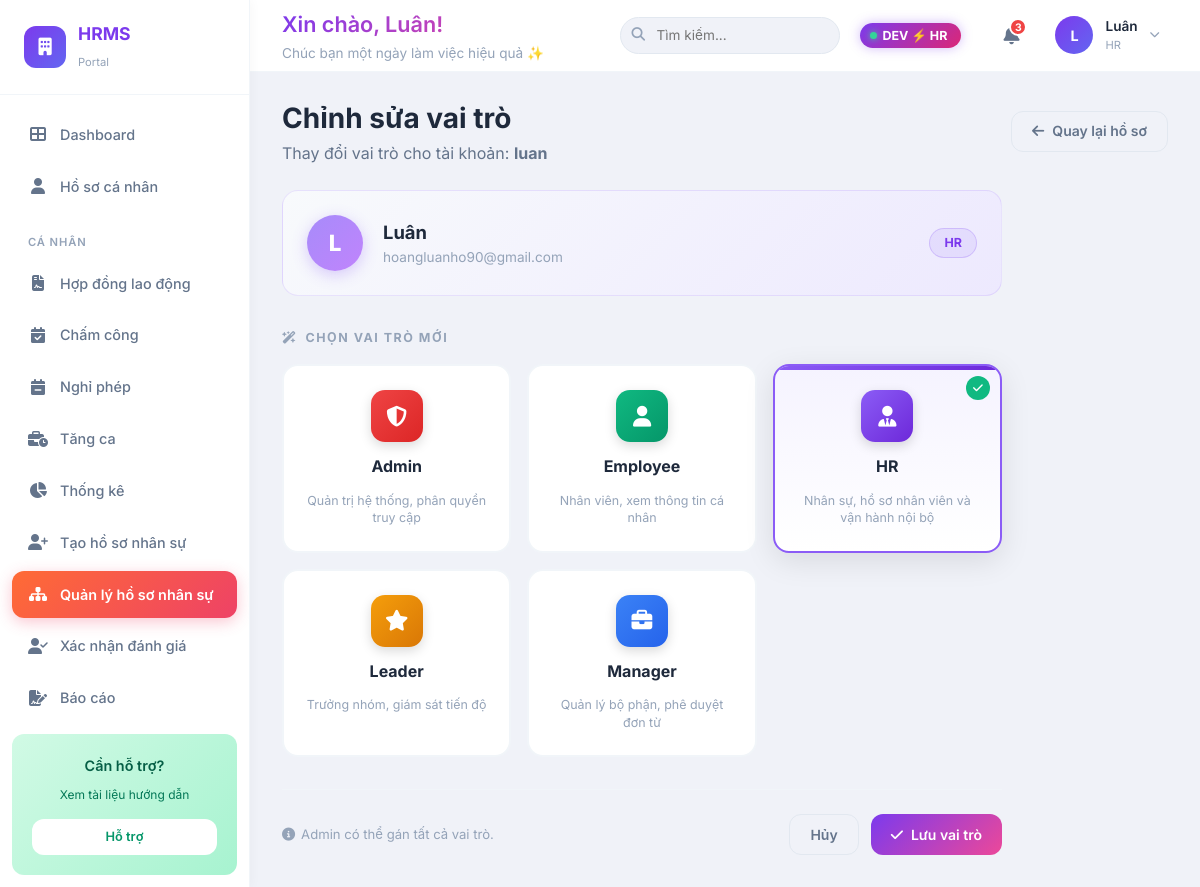
Page /users/2/assign-role/ (signed in) on the committed database.
### accounts/models/account_model.py (models this page shows, shortened)
class UserProfile(models.Model):
    user = models.OneToOneField(
        User,
        on_delete=models.CASCADE,
        related_name="profile",
        help_text="Django user that owns this profile.",
    )
    role = models.ForeignKey(
        Role,
        on_delete=models.SET_NULL,
        null=True,
        blank=True,
        related_name="users",
        help_text="System role used for interface and access control.",
    )
    permissions = models.ManyToManyField(
        CustomPermission,
        blank=True,
        related_name="users",
        help_text="Custom permissions assigned independently from role.",
    )
    full_name = models.CharField(
        max_length=255,
        blank=True,
        null=True,
        default="",
        help_text="Full name from registration.",
    )
    employee_id = models.CharField(
        max_length=50,
        unique=True,
        help_text="Unique employee ID.",
    )
    class Meta:
        ordering = ["user__username"]

### accounts/models/role_model.py (models this page shows, shortened)
class Role(models.Model):
    ADMIN = "admin"
    HR = "hr"
    MANAGER = "manager"
    LEADER = "leader"
    EMPLOYEE = "employee"
    ROLE_CHOICES = [
        (ADMIN, "Admin"),
        (HR, "HR"),
        (MANAGER, "Manager"),
        (LEADER, "Leader"),
        (EMPLOYEE, "Employee"),
    ]
    name = models.CharField(
        max_length=50,
        unique=True,
        choices=ROLE_CHOICES,
        help_text="Tên vai trò (VD: 'admin', 'manager').",
    )
    description = models.TextField(
        blank=True,
        default="",
        help_text="Mô tả vai trò này làm gì.",
    )
    class Meta:
        ordering = ["name"]

### employee_profiles/views/profile_views.py (the view, shortened to what this page needs)
# urls.py: path('users/<int:user_id>/assign-role/', hr_assign_role_view, name='hr_assign_role'),
@login_required
@user_passes_test(can_manage_work_info)
def hr_assign_role_view(request, user_id):
    target_user = get_object_or_404(User, pk=user_id)
    profile = ensure_profile(target_user)
    editor_is_admin = is_admin_user(request.user)
    if editor_is_admin:
        available_roles = Role.objects.all()
    else:
        available_roles = Role.objects.exclude(name=Role.ADMIN)
    return render(request, 'employee_profiles/hr_assign_role.html', {
        'target_user': target_user,
        'profile': profile,
        'available_roles': available_roles,
        'active_page': 'users',
        'editor_is_admin': editor_is_admin,
    })

### accounts/services/account/account_info_service.py (called while the page is built)
def ensure_profile(user):
    profile, created = UserProfile.objects.get_or_create(user=user)
    return profile

### accounts/services/permission/access_control_service.py (called while the page is built)
def has_admin_business_access(user):
    role_name = get_user_role_name(user)
    return role_name == Role.ADMIN or (
        user.is_authenticated and user.is_superuser and not role_name
    )

def can_manage_work_info(user):
    return has_admin_business_access(user) or user_has_role(user, Role.HR)

### accounts/services/permission/role_service.py (called while the page is built)
def get_user_role_name(user):
    if not user.is_authenticated:
        return ""
    try:
        role = user.profile.role
    except UserProfile.DoesNotExist:
        return ""
    return role.name.lower() if role and role.name else ""

def user_has_role(user, *role_names):
    normalized_roles = {role.lower() for role in role_names}
    return get_user_role_name(user) in normalized_roles

def is_admin_user(user):
    if not user.is_authenticated:
        return False
    if user.is_superuser:
        return True
    return get_user_role_name(user) == Role.ADMIN

### employee_profiles/templates/employee_profiles/hr_assign_role.html (shortened to what this page needs)
{% extends 'accounts/base_dashboard.html' %}
{% block content %}
<div class="page-header animate-fade">
    <div>
        <h1>Chỉnh sửa vai trò</h1>
        <p class="text-secondary">Thay đổi vai trò cho tài khoản: <strong>{{ target_user.username }}</strong></p>
    </div>
    <a href="{% url 'hr_view_profile' target_user.id %}" class="btn btn-secondary">
        <i class="fa-solid fa-arrow-left"></i> Quay lại hồ sơ
    </a>
</div>
<div class="role-picker-wrapper animate-fade">
    <div class="rp-user-banner">
        <div class="rp-avatar">{{ target_user.username|make_list|first|upper }}</div>
        <div>
            <div class="rp-user-name">{{ profile.full_name|default:target_user.username }}</div>
            <div class="rp-user-email">{{ target_user.email|default:"Chưa có email" }}</div>
        </div>
        <div class="rp-user-current">
            {% if profile.role %}
                {{ profile.role.get_name_display }}
            {% else %}
                Chưa gán
            {% endif %}
        </div>
    </div>
    <div class="rp-section-title">
        <i class="fa-solid fa-wand-magic-sparkles"></i> Chọn vai trò mới
    </div>
    <form method="post" novalidate id="roleForm">
        <div class="rp-grid">
            {% for role in available_roles %}
            <div class="rp-card {% if profile.role and profile.role.pk == role.pk %}selected{% endif %}"
                 data-role="{{ role.name }}"
                 data-role-id="{{ role.pk }}"
                 onclick="pickRole(this)">
                <div class="rp-check"><i class="fa-solid fa-check"></i></div>
                <div class="rp-icon">
                    {% if role.name == 'admin' %}
                        <i class="fa-solid fa-shield-halved"></i>
                    {% elif role.name == 'hr' %}
                        <i class="fa-solid fa-user-tie"></i>
                    {% elif role.name == 'manager' %}
                        <i class="fa-solid fa-briefcase"></i>
                    {% elif role.name == 'leader' %}
                        <i class="fa-solid fa-star"></i>
                    {% else %}
                        <i class="fa-solid fa-user"></i>
                    {% endif %}
                </div>
                <div class="rp-card-title">{{ role.get_name_display }}</div>
                <div class="rp-card-desc">
                    {% if role.name == 'admin' %}
                        Quản trị hệ thống, phân quyền truy cập
                    {% elif role.name == 'hr' %}
                        Nhân sự, hồ sơ nhân viên và vận hành nội bộ
                    {% elif role.name == 'manager' %}
                        Quản lý bộ phận, phê duyệt đơn từ
                    {% elif role.name == 'leader' %}
                        Trưởng nhóm, giám sát tiến độ
                    {% else %}
                        Nhân viên, xem thông tin cá nhân
                    {% endif %}
                </div>
            </div>
            {% endfor %}
        </div>
        <div class="rp-footer">
            <div class="rp-hint">
                <i class="fa-solid fa-circle-info"></i>
                {% if editor_is_admin %}
                    Admin có thể gán tất cả vai trò.
                {% else %}
                    HR có thể gán: Employee, Leader, Manager, HR.
                {% endif %}
            </div>
            <div class="rp-actions">
                <a href="{% url 'hr_view_profile' target_user.id %}" class="btn btn-secondary">Hủy</a>
                <button type="submit" class="btn btn-primary">
                    <i class="fa-solid fa-check"></i> Lưu vai trò
                </button>
            </div>
        </div>
    </form>
</div>
{% endblock %}

### accounts/templates/accounts/base_dashboard.html (shortened to what this page needs)
{% load static %}
<!DOCTYPE html>
<html lang="vi">
<head>
    <link rel="stylesheet" href="https://cdnjs.cloudflare.com/ajax/libs/font-awesome/6.5.1/css/all.min.css">
    <link rel="stylesheet" href="{% static 'accounts/css/style.css' %}">
</head>
<body>
    <div class="app-wrapper">
        <aside class="sidebar" id="sidebar">
            <div class="sidebar-header">
                <div class="sidebar-logo">
                    <div class="logo-icon">
                        <i class="fa-solid fa-building"></i>
                    </div>
                    <div class="logo-text">
                        <span class="logo-name">HRMS</span>
                        <span class="logo-sub">Portal</span>
                    </div>
                </div>
            </div>
            <nav class="sidebar-nav">
                <a href="{% url 'dashboard' %}"
                   class="nav-item {% if active_page == 'dashboard' %}active{% endif %}">
                    <i class="fa-solid fa-th-large"></i>
                    <span>Dashboard</span>
                </a>
                <a href="{% url 'profile' %}"
                   class="nav-item {% if active_page == 'profile' %}active{% endif %}">
                    <i class="fa-solid fa-user"></i>
                    <span>Hồ sơ cá nhân</span>
                </a>
                {% if not request.user.profile.is_admin %}
                <div class="nav-section-title">Cá nhân</div>
                <a href="{% url 'contract' %}" class="nav-item {% if active_page == 'contract' %}active{% endif %}">
                    <i class="fa-solid fa-file-contract"></i>
                    <span>Hợp đồng lao động</span>
                </a>
                <a href="{% url 'attendance' %}" class="nav-item {% if active_page == 'attendance' %}active{% endif %}">
                    <i class="fa-solid fa-calendar-check"></i>
                    <span>Chấm công</span>
                </a>
                <a href="{% url 'leave' %}" class="nav-item {% if active_page == 'leave' %}active{% endif %}">
                    <i class="fa-solid fa-calendar-minus"></i>
                    <span>Nghỉ phép</span>
                </a>
                <a href="{% url 'overtime' %}" class="nav-item {% if active_page == 'overtime' %}active{% endif %}">
                    <i class="fa-solid fa-business-time"></i>
                    <span>Tăng ca</span>
                </a>
                {% if request.user.profile.role.name == 'hr' or request.user.profile.role.name == 'manager' or request.user.profile.role.name == 'leader' %}
                <a href="{% url 'statistics' %}" class="nav-item {% if active_page == 'statistics' %}active{% endif %}">
                    <i class="fa-solid fa-chart-pie"></i>
                    <span>Thống kê</span>
                </a>
                {% endif %}
                {% if request.user.profile.role.name == 'hr' %}
                <a href="{% url 'hr_create_profile' %}" class="nav-item {% if active_page == 'hr_profiles' %}active{% endif %}">
                    <i class="fa-solid fa-user-plus"></i>
                    <span>Tạo hồ sơ nhân sự</span>
                </a>
                <a href="{% url 'user_list' %}" class="nav-item {% if active_page == 'users' %}active{% endif %}">
                    <i class="fa-solid fa-sitemap"></i>
                    <span>Quản lý hồ sơ nhân sự</span>
                </a>
                <a href="{% url 'evaluation_hr_approval' %}" class="nav-item {% if active_page == 'evaluation_hr_approval' %}active{% endif %}">
                    <i class="fa-solid fa-user-check"></i>
                    <span>Xác nhận đánh giá</span>
                </a>
                {% endif %}
                <a href="{% url 'reports' %}" class="nav-item {% if active_page == 'reports' %}active{% endif %}">
                    <i class="fa-solid fa-file-signature"></i>
                    <span>Báo cáo</span>
                </a>
                {% endif %}
            </nav>
            <div class="sidebar-help">
                <p>Cần hỗ trợ?</p>
                <span>Xem tài liệu hướng dẫn</span>
                <a href="#" class="btn-support">Hỗ trợ</a>
            </div>
        </aside>
        <div class="main-area">
            <header class="topbar">
                <div class="topbar-left">
                    <div class="welcome-section">
                        <h2 class="text-gradient">
                            Xin chào, {{ request.user.profile.full_name|default:request.user.username }}!
                        </h2>
                        <p>Chúc bạn một ngày làm việc hiệu quả ✨</p>
                    </div>
                </div>
                <div class="topbar-right">
                    <div class="search-box">
                        <i class="fa-solid fa-search"></i>
                        <input type="text" placeholder="Tìm kiếm...">
                    </div>
                    {% if request.user.is_superuser %}
                    <div class="dev-switcher">
                        <button class="dev-toggle" onclick="document.getElementById('devPanel').classList.toggle('open')" type="button">
                            <span class="dev-dot"></span>
                            DEV ⚡ {% if request.user.profile.role %}{{ request.user.profile.role.get_name_display }}{% else %}No Role{% endif %}
                        </button>
                    </div>
                    {% endif %}
                    <button class="notification-btn">
                        <i class="fa-solid fa-bell"></i>
                        <span class="notification-badge">3</span>
                    </button>
                    <div class="user-menu">
                        <div class="user-avatar">
                            {{ request.user.username|make_list|first|upper }}
                        </div>
                        <div class="user-info">
                            <span class="name">
                                {{ request.user.profile.full_name|default:request.user.username }}
                            </span>
                            <span class="role">
                                {% if request.user.profile.role %}
                                    {{ request.user.profile.role.get_name_display }}
                                {% else %}
                                    User
                                {% endif %}
                            </span>
                        </div>
                        <i class="fa-solid fa-chevron-down" style="font-size:0.65rem;color:var(--text-muted);"></i>
                    </div>
                </div>
            </header>
            <main class="content">
                {% block content %}{% endblock %}
            </main>
        </div>
    </div>
</body>
</html>

### accounts/templates/accounts/base_dashboard.html (style rules this page uses)
.dev-switcher { position: relative; margin-right: 14px; }
.dev-toggle { display: flex; align-items: center; gap: 6px; padding: 5px 14px 5px 10px; background: linear-gradient(135deg, #7c3aed, #db2777); color: #fff; border: none; border-radius: 20px; font-size: 0.78rem; font-weight: 700; cursor: pointer; font-family: 'Inter', sans-serif; box-shadow: 0 0 12px rgba(124,58,237,0.35); animation: devPulse 2.5s ease-in-out infinite; transition: transform 0.2s; }
.dev-toggle .dev-dot { width: 7px; height: 7px; background: #34d399; border-radius: 50%; box-shadow: 0 0 6px #34d399; }

### rows in the picture
UserProfile: full_name "Luân", role.name "HR"
Role: name "Admin", shows "Quản trị hệ thống, phân quyền truy cập"
Role: name "Employee", shows "Nhân viên, xem thông tin cá nhân"
Role: name "HR", shows "Nhân sự, hồ sơ nhân viên và vận hành nội bộ"
Role: name "Leader", shows "Trưởng nhóm, giám sát tiến độ"
Role: name "Manager", shows "Quản lý bộ phận, phê duyệt đơn từ"

### other values in the picture
{{ request.user.profile.full_name|default:request.user.username }} "Luân"
{{ request.user.profile.role.get_name_display }} "HR"
{{ request.user.username|make_list|first|upper }} "L"
{{ target_user.username }} "luan"
{{ target_user.username|make_list|first|upper }} "L"
{{ target_user.email|default:"Chưa có email" }} "hoangluanho90@gmail.com"
